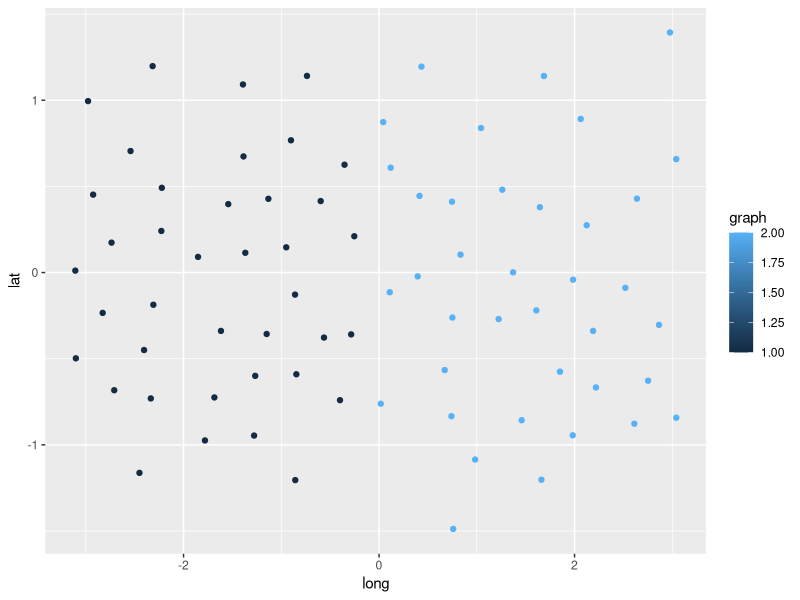
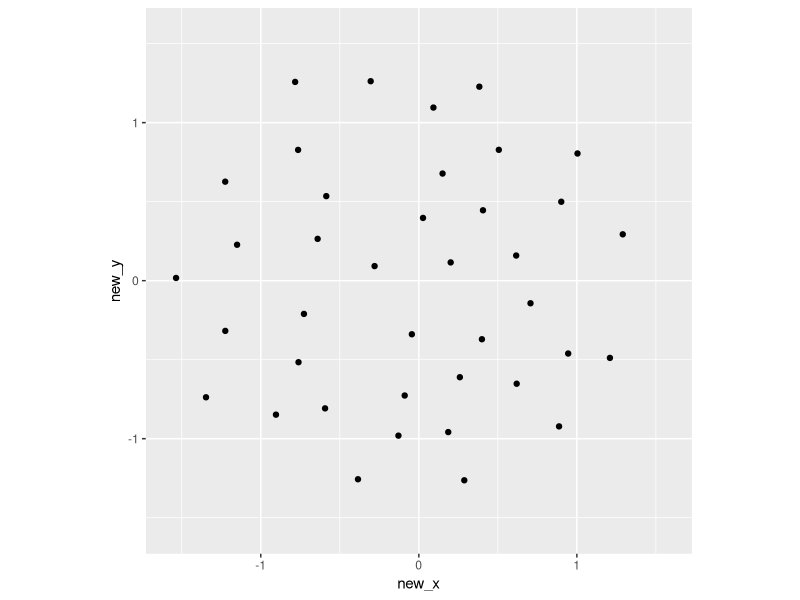
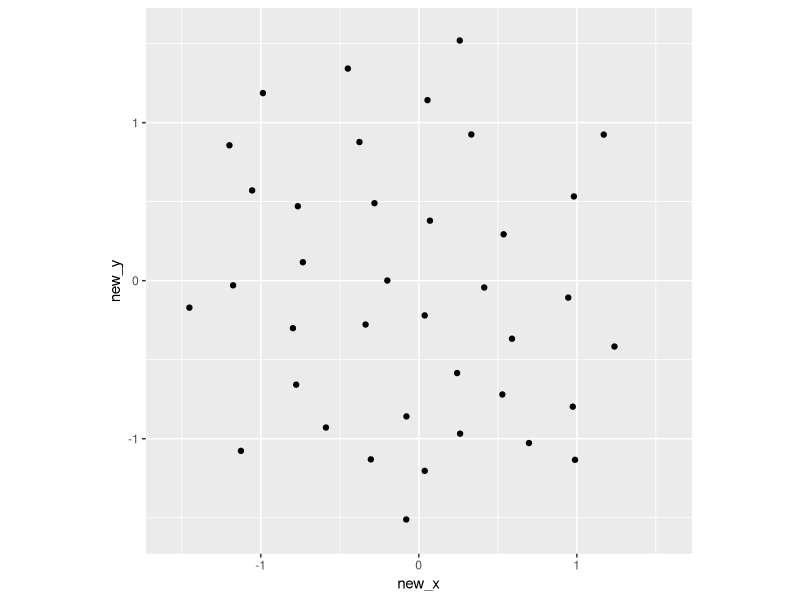

These figures' R source, in order:
# try Sample Elimination for Generating Poisson Disk Sample Sets
# http://www.cemyuksel.com/research/sampleelimination/sampleelimination.pdf
library(tidyverse)

starting_n <- 500
df <- tibble(
  x = rnorm(starting_n),
  y = rnorm(starting_n),
  z = rnorm(starting_n)
) %>%
  mutate(normalize = sqrt(x^2 + y^2 + z^2)) %>%
  mutate(x = x / normalize,
         y = y / normalize,
         z = z / normalize) %>%
  select(-normalize) %>%
  rowid_to_column("id") %>%
  mutate(max_distance = .25)

# https://math.stackexchange.com/questions/1304169/distance-between-two-points-on-a-sphere
df <- df %>%
  rename(id2 = id,
         x2 = x,
         y2 = y,
         z2 = z,
         max_distance2 = max_distance) %>%
  expand_grid(df) %>%
  filter(id != id2) %>%
  mutate(distance = acos(x*x2 + y*y2 + z*z2)) 


while(any(df$max_distance >= df$distance) | any(df$max_distance2 >= df$distance)) {

  drop_id <- df %>%
    filter(distance == min(distance)) %>%
    slice(1) %>%
    pull(id)
  
  df <- df %>%
    filter(id != drop_id & id2 != drop_id)

}

df <- df %>%
  select(id, x, y, z, max_distance) %>%
  unique()

# https://en.wikipedia.org/wiki/Nicolosi_globular_projection
## Use these two to graph the halfs
projection <- df %>% 
  mutate(R = 1,
         long_0 = -(pi / 2)) %>%
  mutate(lat = asin(z / R),
         long = atan2(y, x)) %>%
  mutate(b = (pi / (2 * (long - long_0))) - ((2 * (long - long_0)) / pi),
         c = (2 * lat) / pi) %>%
  mutate(d = (1 - c^2) / (sin(lat) - c)) %>%
  mutate(M = (((b * sin(lat)) / d) - (b / 2)) / (1 + (b^2/d^2)),
         N = (((d^2 * sin(lat)) / b^2) + (d / 2)) / (1 + (d^2 / b^2))) %>%
  mutate(new_x = (pi / 2) * R * (M + sign(long - long_0) * sqrt(M^2 + (cos(lat)^2 / (1 + (b^2 / d^2)) ))),
         new_y = (pi / 2) * R * (N + -1 * sign(lat) * sqrt(N^2 - ((d^2 / b^2) * sin(lat)^2 + d * sin(lat) - 1) / (1 + d^2 / b^2)))) %>%
  mutate(new_x = if_else(long - long_0 == 0, 0, new_x),
         new_y = if_else(long - long_0 == 0, R * lat, new_y)) %>%
  mutate(new_x = if_else(lat == 0, R * (long - long_0), new_x),
         new_y = if_else(lat == 0, 0, new_y)) %>%
  mutate(new_x = if_else(abs(long - long_0) == (pi / 2), R * (long - long_0) * cos(lat), new_x),
         new_y = if_else(abs(long - long_0) == (pi / 2), pi / 2 * R * sin(lat), new_y)) %>%
  mutate(new_x = if_else(abs(lat) == (pi / 2), 0, new_x),
         new_y = if_else(abs(lat) == (pi / 2), R * lat, new_y)) %>%
  mutate(graph = ifelse(long - long_0 < (pi / 2) &
                          long - long_0 > -(pi / 2), 1, 2),
         save_new_x = new_x,
         save_new_y = new_y) %>% 
  mutate(R = 1,
         long_0 = (pi / 2)) %>%
  mutate(lat = asin(z / R),
         long = atan2(y, x)) %>%
  mutate(b = (pi / (2 * (long - long_0))) - ((2 * (long - long_0)) / pi),
         c = (2 * lat) / pi) %>%
  mutate(d = (1 - c^2) / (sin(lat) - c)) %>%
  mutate(M = (((b * sin(lat)) / d) - (b / 2)) / (1 + (b^2/d^2)),
         N = (((d^2 * sin(lat)) / b^2) + (d / 2)) / (1 + (d^2 / b^2))) %>%
  mutate(new_x = (pi / 2) * R * (M + sign(long - long_0) * sqrt(M^2 + (cos(lat)^2 / (1 + (b^2 / d^2)) ))),
         new_y = (pi / 2) * R * (N + -1 * sign(lat) * sqrt(N^2 - ((d^2 / b^2) * sin(lat)^2 + d * sin(lat) - 1) / (1 + d^2 / b^2)))) %>%
  mutate(new_x = if_else(long - long_0 == 0, 0, new_x),
         new_y = if_else(long - long_0 == 0, R * lat, new_y)) %>%
  mutate(new_x = if_else(lat == 0, R * (long - long_0), new_x),
         new_y = if_else(lat == 0, 0, new_y)) %>%
  mutate(new_x = if_else(abs(long - long_0) == (pi / 2), R * (long - long_0) * cos(lat), new_x),
         new_y = if_else(abs(long - long_0) == (pi / 2), pi / 2 * R * sin(lat), new_y)) %>%
  mutate(new_x = if_else(abs(lat) == (pi / 2), 0, new_x),
         new_y = if_else(abs(lat) == (pi / 2), R * lat, new_y)) %>%
  mutate(new_x = if_else(graph == 2, new_x, save_new_x),
         new_y = if_else(graph == 2, new_y, save_new_y)) %>%
  select(-save_new_x, -save_new_y) 

ggplot(data = projection) +
  geom_point(aes(x = long, y = lat, color = graph))
ggplot(data = projection[projection$graph == 1, ]) +
  geom_point(aes(x = new_x, y = new_y)) +
  coord_equal() +
  scale_x_continuous(limits = c(-(pi / 2), (pi / 2))) +
  scale_y_continuous(limits = c(-(pi / 2), (pi / 2)))
ggplot(data = projection[projection$graph == 2, ]) +
  geom_point(aes(x = new_x, y = new_y)) +
  coord_equal() +
  scale_x_continuous(limits = c(-(pi / 2), (pi / 2))) +
  scale_y_continuous(limits = c(-(pi / 2), (pi / 2)))





